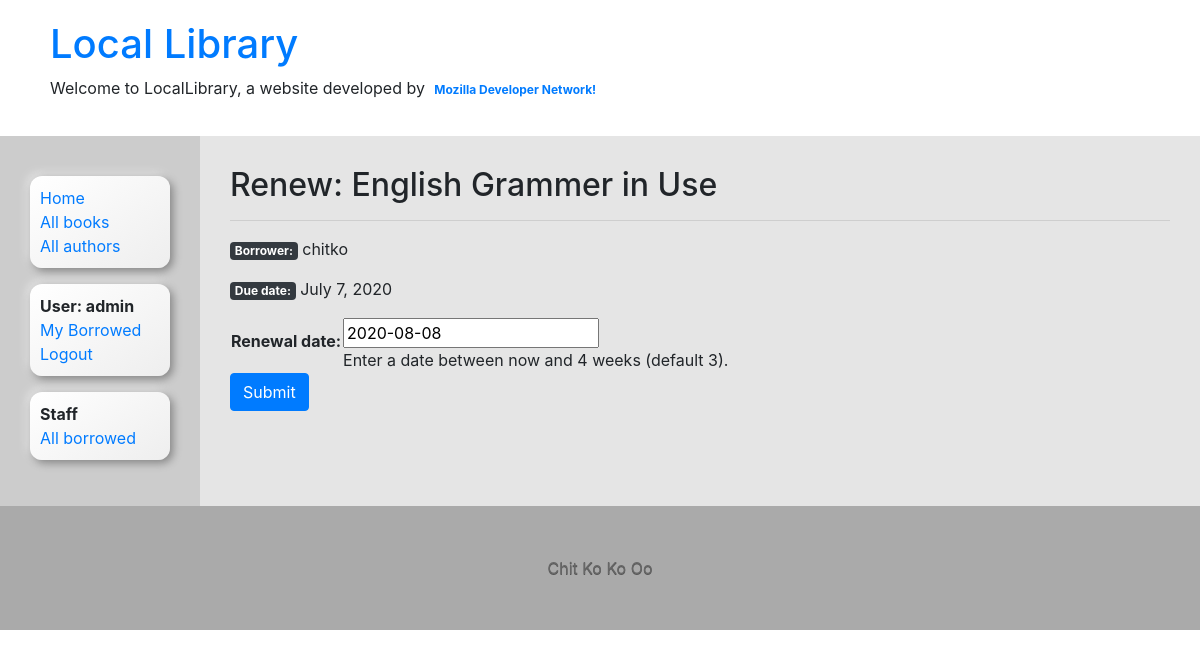
The page /catalog/book/987aa688-7785-498f-82fc-3b355d0e7d62/renew/ (signed in) on the database its author committed.
### catalog/models.py (models this page shows, shortened)
class BookInstance(models.Model):
	id = models.UUIDField(primary_key=True, default=uuid.uuid4, help_text='Unique ID for this particular book across whole library')
	book = models.ForeignKey('Book', on_delete=models.SET_NULL, null=True)
	imprint = models.CharField(max_length=200)
	due_back = models.DateField(null=True, blank=True)
	borrower = models.ForeignKey(User, on_delete=models.SET_NULL, null=True, blank=True)
	LOAN_STATUS = (
		('m', 'Maintenance'),
		('o', 'On Loan'),
		('a', 'Available'),
		('r', 'Reserved'),
	)
	status = models.CharField(
		max_length=1,
		choices=LOAN_STATUS,
		blank=True,
		default='m',
		help_text='Book availability',
	)
	class Meta:
		ordering = ['due_back']
		permissions = (('can_mark_returned', "Set book as returned"),)

class Book(models.Model):
	title = models.CharField(max_length=200)
	author = models.ForeignKey('Author', on_delete=models.SET_NULL, null=True)
	language = models.ForeignKey(Language, on_delete=models.SET_NULL, null=True, help_text='Choose written language of book')
	summary = models.TextField(max_length=1000, help_text='Enter a brief description of the book')
	isbn = models.CharField('ISBN', max_length=13, help_text='13 Character <a href="https://www.isbn-international.org/content/what-isbn">ISBN number</a>')
	genre = models.ManyToManyField(Genre, help_text='Select a genre for this book')
	def display_genre(self):
		"""Create a string for the Genre. This is required to display genre in Admin."""
		return ', '.join(genre.name for genre in self.genre.all()[:3])
	display_genre.short_description = 'Genre'

### catalog/views.py (the view)
# urls.py: path('book/<uuid:pk>/renew/', views.renew_book_librarian, name='renew-book-librarian'),
@permission_required('catalog.can_mark_returned')
def renew_book_librarian(request, pk):
	book_instance = get_object_or_404(BookInstance, pk=pk)
	if request.method == 'POST':
		form = RenewBookForm(request.POST)
		if form.is_valid():
			book_instance.due_back = form.cleaned_data['renewal_date']
			book_instance.save()
			return HttpResponseRedirect(reverse('all-borrowed'))
	else:
		proposed_renewal_date = datetime.date.today() + datetime.timedelta(weeks=3)
		form = RenewBookForm(initial={'renewal_date': proposed_renewal_date})
	context = {
		'form': form,
		'book_instance': book_instance,
	}
	return render(request, 'catalog/book_renew_librarian.html', context)

### catalog/forms.py (shortened to what this page needs)
class RenewBookForm(forms.Form):
	renewal_date = forms.DateField(help_text="Enter a date between now and 4 weeks (default 3).")

### catalog/templates/catalog/book_renew_librarian.html (shortened to what this page needs)
{% extends "base_generic.html" %}
{% block content %}
	<h2>Renew: {{ book_instance.book.title }}</h2>
	<hr>
	<p><span class="badge badge-dark">Borrower:</span> {{ book_instance.borrower }}</p>
	<p {% if book_instance.is_overdue %} class="text-danger" {% endif %}><span class="badge badge-dark">Due date:</span> {{ book_instance.due_back }}</p>
	<form action="" method="POST">
		<table>
			{{ form.as_table }}
		</table>
		<input type="submit" class="btn btn-primary" value="Submit">
	</form>
{% endblock content %}

### catalog/templates/base_generic.html (shortened to what this page needs)
<!DOCTYPE html>
<html lang='en'>
<head>
	<link rel="stylesheet" href="https://stackpath.bootstrapcdn.com/bootstrap/4.5.0/css/bootstrap.min.css">
	{% load static %}
	<link rel="stylesheet" href="{% static 'css/style.css' %}">
</head>
<body>
	<div class="container-fluid">
		<div class="row branding">
			<div class="col-md-12">
				<h1><a href="{% url 'index' %}">Local Library</a></h1>
				<p>Welcome to LocalLibrary, a website developed by
					<a href="https://developer.mozilla.org/en-US/docs/Learn/Server-side/Django" class="badge" target="_blank">
						Mozilla Developer Network!
					</a>
				</p>
			</div>
		</div>
	</div>
	<div class="container-fluid">
	    <div class="row">
	    	<div class="col-sm-2 left-side-bar">
	    	{% block sidebar %}
				<ul class="sidebar-nav">
					<li><a href="{% url 'index' %}">Home</a></li>
					<li><a href="{% url 'books' %}">All books</a></li>
					<li><a href="{% url 'authors' %}">All authors</a></li>
				</ul>
				<ul class="sidebar-nav">
					{% if user.is_authenticated %}
					<li><b>User: {{ user.get_username }}</b></li>
					<li><a href="{% url 'my-borrowed' %}">My Borrowed</a></li>
					<li><a href="{% url 'logout' %}?next={{ request.path }}">Logout</a></li>
				{% else %}
					<li><a href="{% url 'login' %}?next={{ request.path }}">Login</a></li>
				{% endif %}
				</ul>
				{% if perms.catalog.can_mark_returned %}
				<ul class="sidebar-nav">
					<li><b>Staff</b></li>
					<li><a href="{% url 'all-borrowed' %}">All borrowed</a></li>
				</ul>
				{% endif %}
	    	{% endblock %}
	    	</div>
		    <div class="col-sm-10 main-content">{% block content %}{% endblock %}</div>
		</div>
	</div>
	<div class="container-fluid">
		<div class="row">
			<div class="col-12 footer text-center">
				Chit Ko Ko Oo
			</div>
		</div>
	</div>
</body>
</html>

### catalog/static/css/style.css (style rules this page uses)
.branding { margin-left: 20px; margin-right: 20px; margin-top: 20px; margin-bottom: 20px; }
.sidebar-nav { margin-top: 10px; padding: 10px; list-style: none; border-radius: 12px; background: -webkit-linear-gradient(55deg, #ffffff, #eeeeee); background: -o-linear-gradient(55deg, #ffffff, #eeeeee); background: linear-gradient(145deg, #ffffff, #eeeeee); box-shadow: 3px 3px 8px #838383, -3px -3px 8px #e7e7e7; }
.left-side-bar { background-color: rgba(0,0,0, 0.2); padding: 30px; }
.main-content { padding: 30px; background-color: rgba(0,0,0, 0.1); }
a { text-decoration: none; }
.footer { padding: 50px; color: #666; background-color: #aaa; text-shadow: 0px 1px 0px rgba(0,0,0,.5); }

### rows shown on the page
BookInstance: book "English Grammer in Use", borrower "chitko", due_back "July 7, 2020"

### other values the page prints
{{ user.get_username }} "admin"
